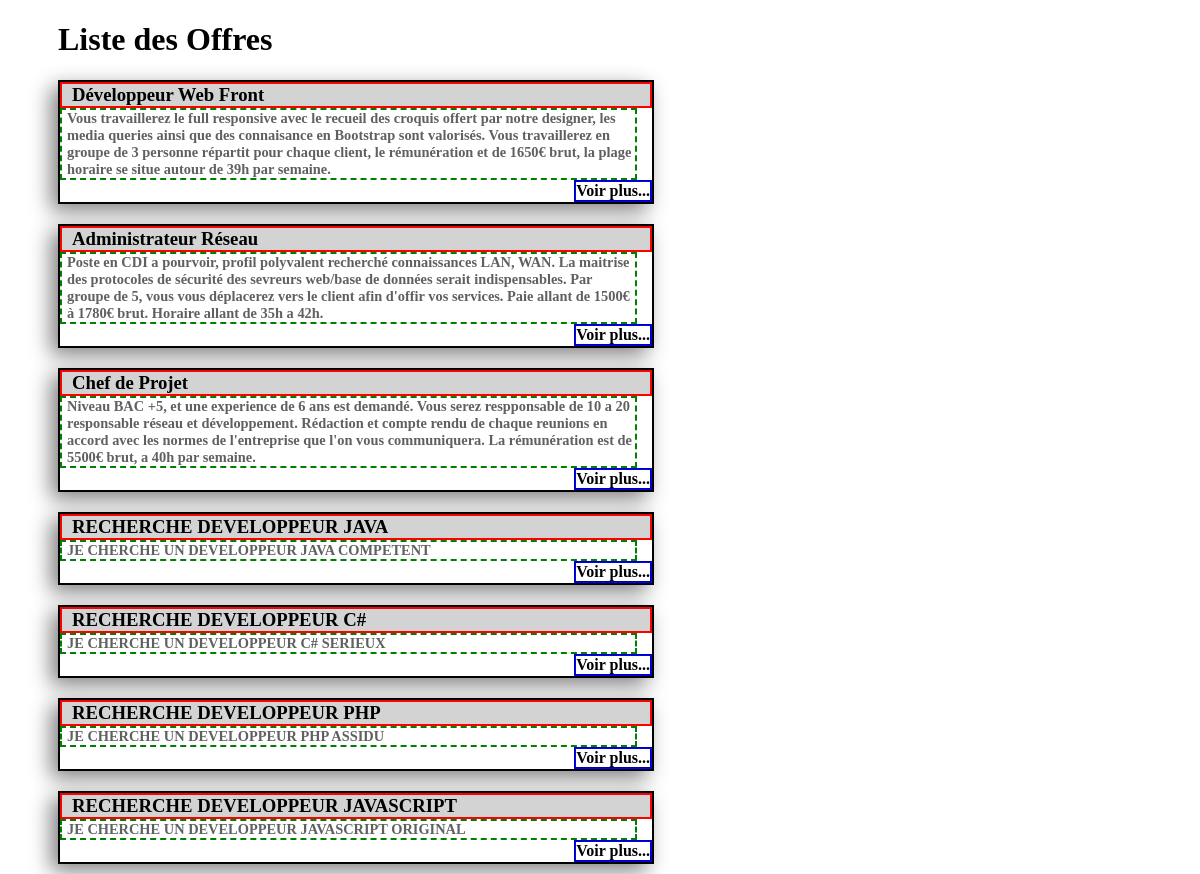
The app's page /PHP/page_offre.php with its own data.
### tables this page shows
CREATE TABLE OFFRE
(
  id_offre INT(4) AUTO_INCREMENT,
  titre_offre VARCHAR(50) NOT NULL,
  video_offre VARCHAR(150) NOT NULL,
  desc_offre VARCHAR(500) NOT NULL,
  date_limite DATE NOT NULL,
  type_offre INT(4),
  CONSTRAINT pk_offre PRIMARY KEY(id_offre),
  CONSTRAINT fk_offre FOREIGN KEY(type_offre)
  REFERENCES TYPE_CONTRAT(id_type)
);

### PHP/page_offre.php (the view, shortened to what this page needs)
<?php
  include('dbconnect.php');
  $offre = 'SELECT * FROM offre ORDER BY date_limite LIMIT 10';
  $offre = mysqli_query($connexion, $offre);
 ?>
<!DOCTYPE html>
<html>
<head>
  <link rel="stylesheet" type="text/css" href="../CSS/style_page.css" />
</head>
<body>
  <h1>Liste des Offres</h1>
    <?php while($o = mysqli_fetch_assoc($offre))
    {?>
      <div class="offre">
        <h3><?= $o['titre_offre']?></h3>
            <div class="desc"><?=$o['desc_offre']?></div>
            <div class="plusmoins">Voir plus...</div>
      </div>
    <?php
    }?>
</body>
</html>

### CSS/style_page.css (style rules this page uses)
h1 { margin-left: 50px; }
.offre { display: flex; border: 2px solid black; flex-direction: column; box-shadow: -7px 7px 20px Gray; margin: 20px 0 10px 50px; max-width: 50%; min-width: 40%; }
h3 { background-color: LightGray; border: 2px solid red; margin: 0; padding-left: 10px; }
.desc { color: #606060; border: 2px dashed green; font-family: Calibri; font-weight: bold; font-size: 0.9em; padding-left: 5px; margin-right: 15px; }
.plusmoins { color: black; font-family: Calibri; font-weight: bold; border: 2px groove blue; max-width: 90px; margin-left:auto; margin-right:0 white-space: nowrap; }

### records on screen
offre: titre_offre "Développeur Web Front", desc_offre "Vous travaillerez le full responsive avec le recueil des croquis offert par notre designer, les media queries ainsi que des connaisance en Bootstrap sont valorisés. Vous travaillerez en groupe de 3 personne répartit pour chaque client, le rémunération et de 1650€ brut, la plage horaire se situe autour de 39h par semaine."
offre: titre_offre "Administrateur Réseau", desc_offre "Poste en CDI a pourvoir, profil polyvalent recherché connaissances LAN, WAN. La maitrise des protocoles de sécurité des sevreurs web/base de données serait indispensables. Par groupe de 5, vous vous déplacerez vers le client afin d'offir vos services. Paie allant de 1500€ à 1780€ brut. Horaire allant de 35h a 42h."
offre: titre_offre "Chef de Projet", desc_offre "Niveau BAC +5, et une experience de 6 ans est demandé. Vous serez respponsable de 10 a 20 responsable réseau et développement. Rédaction et compte rendu de chaque reunions en accord avec les normes de l'entreprise que l'on vous communiquera. La rémunération est de 5500€ brut, a 40h par semaine."
offre: titre_offre "RECHERCHE DEVELOPPEUR JAVA", desc_offre "JE CHERCHE UN DEVELOPPEUR JAVA COMPETENT"
offre: titre_offre "RECHERCHE DEVELOPPEUR C#", desc_offre "JE CHERCHE UN DEVELOPPEUR C# SERIEUX"
offre: titre_offre "RECHERCHE DEVELOPPEUR PHP", desc_offre "JE CHERCHE UN DEVELOPPEUR PHP ASSIDU"
offre: titre_offre "RECHERCHE DEVELOPPEUR JAVASCRIPT", desc_offre "JE CHERCHE UN DEVELOPPEUR JAVASCRIPT ORIGINAL"
